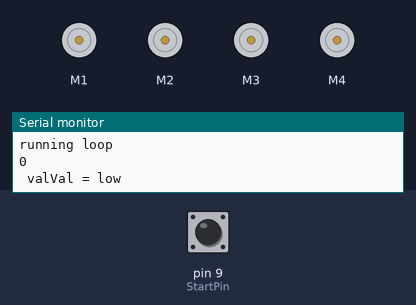
This sketch was run on a simulated Arduino Uno, built with avr-gcc and run on an emulated ATmega328P. Shown: 4 × DC motor (green arrow = forward, orange = backward, longer = faster), the last lines printed to the serial monitor. The test bench sets the inputs (shaded band); at power-on: pin 9 (StartPin) LOW.

Above: at 1.8 s.
1.9 s: pin 9 (StartPin) pulled HIGH for 0.6 s
At 6.7 s:
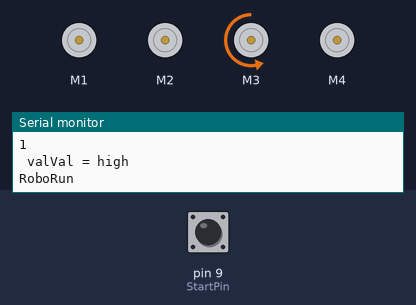
At 13.8 s:
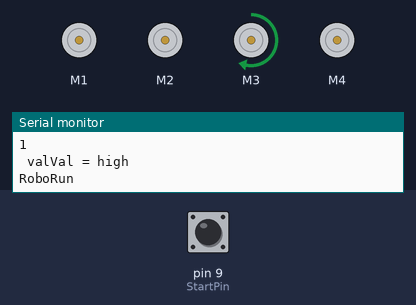
Timing chart, 0 to 23.8 s (numbered marks = the images above; inputs shaded):
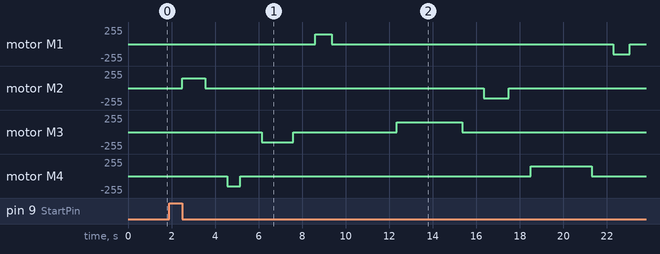

The sketch:

RoboControl1.ino
```cpp
#include <Wire.h>
#include <Adafruit_MotorShield.h>
#include "utility/Adafruit_MS_PWMServoDriver.h"

// https://robotics.kawasaki.com/ja1/xyz/en/1804-03/

Adafruit_MotorShield AFMS = Adafruit_MotorShield();

Adafruit_DCMotor *M1 = AFMS.getMotor(1); //Claw motor
Adafruit_DCMotor *M2 = AFMS.getMotor(2); //wrist motor
Adafruit_DCMotor *M3 = AFMS.getMotor(3); // elbow motor
Adafruit_DCMotor *M4 = AFMS.getMotor(4); //shoulder motor

int StartPin = 9;
int val = 0;  // variable to store the value read

bool RoboRun = false ;

void setup() {

  pinMode(StartPin, INPUT);
  Serial.begin(9600);

  AFMS.begin();
  M1->setSpeed(150);
  M2->setSpeed(150);
  M3->setSpeed(150);
  M4->setSpeed(150);
}

void loop() {
  Serial.println("running loop");

  val = digitalRead(StartPin);  // read the input pin
  Serial.println(val);
  Serial.print( " val");

  if (val == HIGH)
  {
    Serial.println("Val = high");
    delay (500);
    RoboRun = true;
  }
  else
  {
    RoboRun = false;
    Serial.println("Val = low ");
    delay (500);
  }

  if (RoboRun == true )
  {
    Serial.println("RoboRun");
    Robot();
    RoboRun = false;
    Serial.println("RoboDone");
  }

  else
  {
  }
}


void Robot() {
  // Grab

  M2->run(FORWARD);      //down //Wrist Motor Controls
  delay (1050);
  M2->run(RELEASE);
  delay (1000);

  M4->run(BACKWARD);      //back shoulder
  delay (600);
  M4->run(RELEASE);
  delay (1000);

  M3->run(BACKWARD);    //away from batteries elbow
  delay (1450);
  M3->run(RELEASE);
  delay (1000);

  M1->run(FORWARD);  //CLOSE     //Claw Motor Controls
  delay (750);
  M1->run(RELEASE);
  delay (1000);

  delay (2000);

  //DELIVER

  M3->run(FORWARD);       //Elbow Motor Controls
  delay (3000);            //towards batteries
  M3->run(RELEASE);
  delay (1000);

  M2->run(BACKWARD);      //up WRIST
  delay (1150);
  M2->run(RELEASE);
  delay (1000);

  M4->run(FORWARD);      //forward //shoulder Motor Controls
  delay (2800);
  M4->run(RELEASE);
  delay (1000);

  M1->run(BACKWARD);    //OPEN JAWS
  delay (750);
  M1->run(RELEASE);
  delay (1000);

  delay (2000);

  //RETURN

  M4->run(BACKWARD);      //back SHOULDER
  delay (2500);
  M4->run(RELEASE);
  delay (1000);

  M3->run(BACKWARD);    //away from batteries ELBOW
  delay (750);
  M3->run(RELEASE);
  delay (1000);
  RoboRun = false;
}
```

Measured:
- after the input at 1.9 s, motor M1: stopped → forward 150/255 after 6.7 s, → stopped 0.75 s later, → backward 150/255 13.0 s later, → stopped 0.75 s later; motor M2: stopped → forward 150/255 after 0.60 s, → stopped 1.1 s later, → backward 150/255 12.8 s later, → stopped 1.2 s later
